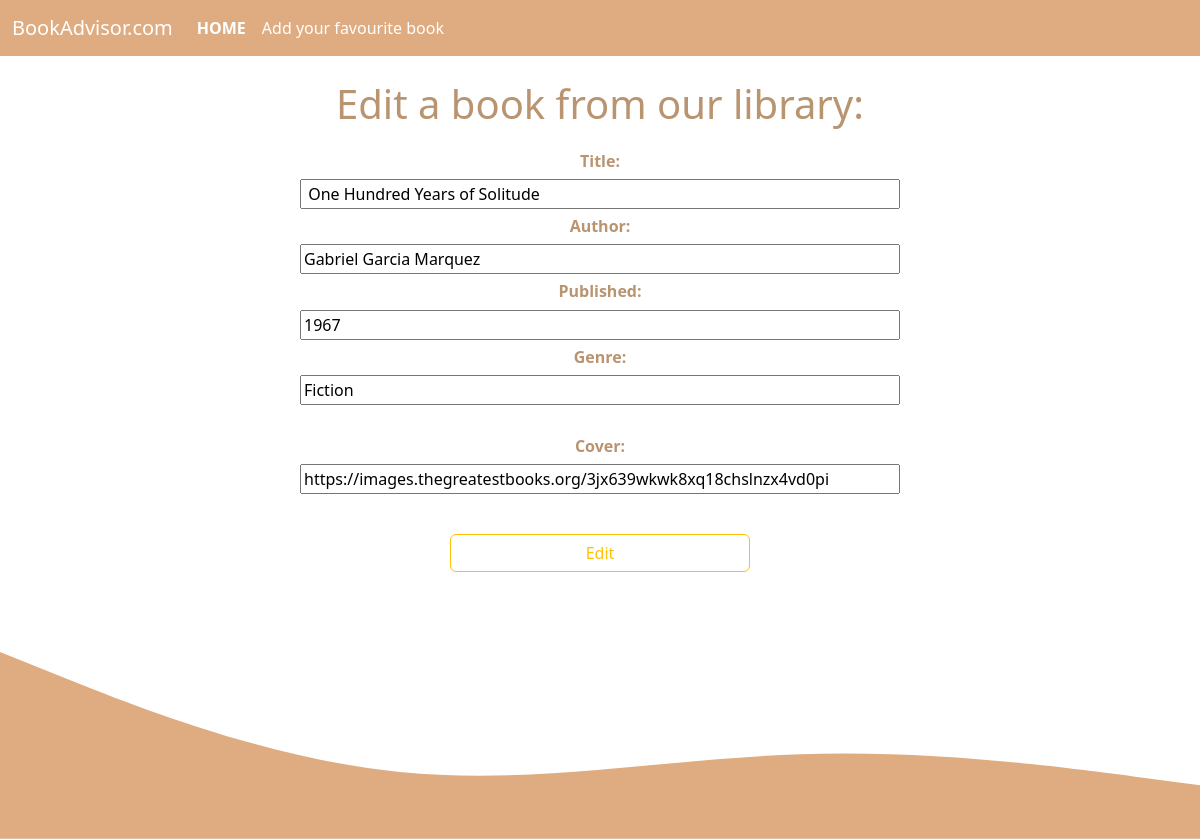
The page /edit.php?id=1 on the database its author committed.
### tables this page shows
CREATE TABLE `libri` (
  `id` int(11) NOT NULL,
  `titolo` varchar(50) NOT NULL,
  `autore` varchar(30) NOT NULL,
  `anno_pubblicazione` int(11) NOT NULL,
  `genere` varchar(20) NOT NULL,
  `copertina` varchar(400) NOT NULL
);

### edit.php (the view, shortened to what this page needs)
<?php
include __DIR__ . '/includes/db.php';
$id = $_GET['id'];
$stmt = $pdo->prepare("SELECT * FROM libri WHERE id = ?");
$stmt->execute([$id]);
$libri = $stmt->fetch();
include __DIR__ . '/includes/init.php';
?>
<div class="text-center mt-4">
<h1 class="mb-3">Edit a book from our library:</h1>
    <form method="post" >
        <label class="mt-2 fw-bold h6" for="titolo">Title:</label><br>
        <input class="w-50" type="text" id="titolo" name="titolo" value="<?= $libri['titolo'] ?>"><br>
        <label class="mt-2 fw-bold h6" for="autore">Author:</label><br>
        <input class="w-50" type="text" id="autore" name="autore" value="<?= $libri['autore'] ?>"><br>
        <label class="mt-2 fw-bold h6" for="anno_pubblicazione">Published:</label><br>
        <input class="w-50" type="text" id="anno_pubblicazione" name="anno_pubblicazione" value="<?= $libri['anno_pubblicazione'] ?>"><br>
        <label class="mt-2 fw-bold h6" for="genere">Genre:</label><br>
        <input class="w-50" type="text" id="genere" name="genere" value="<?= $libri['genere'] ?>"><br><br>
        <label class="mt-2 fw-bold h6" for="copertina">Cover:</label><br>
        <input class="w-50" type="text" id="copertina" name="copertina" value="<?= $libri['copertina'] ?>"><br><br>
        <button type="submit" class="btn btn-outline-warning w-25 mt-3">Edit</button>
    </form>
</div><?php
include __DIR__ . '/includes/end.php';

### includes/init.php (style rules this page uses)
h1, h2, h3, h4, h5, h6, .h1, .h2, .h3, .h4, .h5, .h6 { color: #B99470; }

### rows shown on the page
libri: titolo "One Hundred Years of Solitude", autore "Gabriel Garcia Marquez", anno_pubblicazione "1967", genere "Fiction", copertina "https://images.thegreatestbooks.org/3jx639wkwk8xq18chslnzx4vd0pi"
